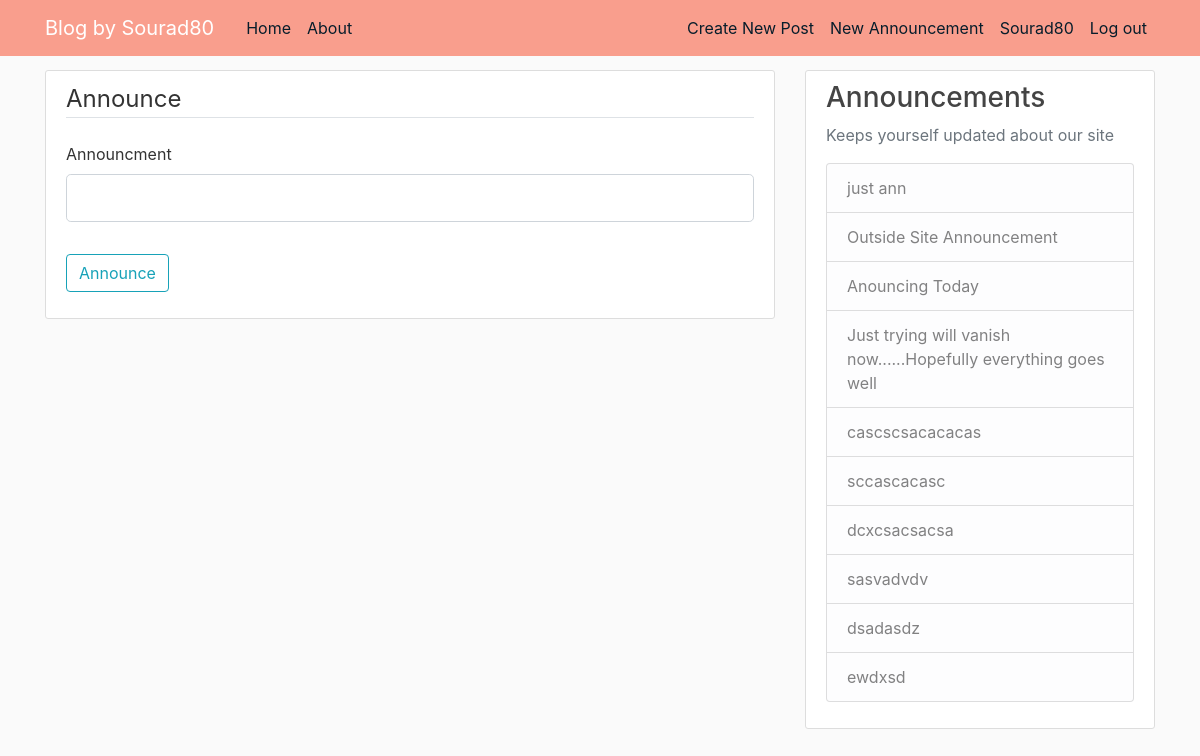
Screenshot of /announcment (signed in) with the database file from the repository.
### app/models.py (models this page shows, shortened)
class User(db.Model, UserMixin):
    id = db.Column(db.Integer, primary_key=True)
    username = db.Column(db.String(20), unique=True, nullable=False)
    email = db.Column(db.String(120), unique=True, nullable=False)
    image_file = db.Column(db.String(20), nullable=False, default='default.jpg')
    password = db.Column(db.String(60), nullable=False)
    posts = db.relationship('Post', backref='author', lazy=True)

class Announcments(db.Model):
    id = db.Column(db.Integer, primary_key=True)
    title = db.Column(db.String(100), nullable=False)
    date_posted = db.Column(db.DateTime, nullable=False, default=datetime.utcnow)

### app/main/routes.py (the view)
@main.route('/announcment',methods=['POST','GET'])
@login_required
def announcment():
    if current_user.username == "Sourad80":
        form = Announcment()
        if form.validate_on_submit():
            announcment = Announcments(title = form.title.data)
            db.session.add(announcment)
            db.session.commit()
            flash(f'Announced', 'success')
            return redirect(url_for('main.home'))
        return render_template("announcment.html",title = "Announce", form = form, announcements = Announcments.query.order_by(Announcments.date_posted.desc()).paginate(page=1, per_page=10))
    flash(f'You are not a site admin!', 'danger')
    return redirect(url_for('main.home'))

### app/main/forms.py
class Announcment(Form):
    title = StringField('Announcment',validators=[DataRequired(),Length(min = 2,max = 100)])
    submit = SubmitField('Announce')

### app/models.py (called while the page is built)
@login_manager.user_loader
def load_user(user_id):
    return User.query.get(int(user_id))

### app/templates/announcment.html (shortened to what this page needs)
{% extends "layout.html" %}
{% block content %}
    <div class="content-section">
        <form method="POST" action="">
            <fieldset class="form-group">
                <legend class="border-bottom mb-4">Announce</legend>
                <div class="form-group">
                    {{ form.title.label(class="form-control-label") }}
                    {% if form.title.errors %}
                        {{ form.title(class="form-control form-control-lg is-invalid") }}
                        <div class="invalid-feedback">
                            {% for error in form.title.errors %}
                                <span>{{ error }}</span>
                            {% endfor %}
                        </div>
                    {% else %}
                        {{ form.title(class="form-control form-control-lg") }}
                    {% endif %}
                </div>
            </fieldset>
                <div class = "form-group">
                    {{ form.submit(class = "btn btn-outline-info") }}
                </div>
        </form>
    </div>
{% endblock content %}

### app/templates/layout.html (shortened to what this page needs)
<!DOCTYPE html>
<html lang="en">
<head>
    <link rel="stylesheet" href="https://maxcdn.bootstrapcdn.com/bootstrap/4.0.0/css/bootstrap.min.css">
    <link rel="stylesheet" href="{{ url_for('static', filename='main.css') }}">
</head>
<body>
  <header class = "site-header">
    <nav class="navbar navbar-expand-md navbar-dark bg-steel fixed-top">
      <div class="container">
        <a class="navbar-brand mr-4" href="/">Blog by Sourad80</a>
        <div class="collapse navbar-collapse" id="navbarToggle">
          <div class="navbar-nav mr-auto">
            <a class="nav-item nav-link" href="{{ url_for('main.home') }}">Home</a>
            <a class="nav-item nav-link" href="{{ url_for('main.about') }}">About</a>
          </div>
          <div class="navbar-nav">
            {% if current_user.is_authenticated %}
              <a class="nav-item nav-link" href="{{ url_for('posts.post_new') }}">Create New Post</a>
              {% if current_user.username == 'Sourad80' %}
                <a class="nav-item nav-link" href="{{ url_for('main.announcment') }}">New Announcement</a>
              {% endif %}
              <a class="nav-item nav-link" href="{{ url_for('users.account') }}">{{ current_user.username }}</a>
              <a class="nav-item nav-link" href="{{ url_for('users.logout') }}">Log out</a>
            {% else %}
              <a class="nav-item nav-link" href="{{ url_for('users.login') }}">Login</a>
              <a class="nav-item nav-link" href="{{ url_for('users.register') }}">Register</a>
            {% endif %}
          </div>
        </div>
      </div>
    </nav>
    </header>
      <main role="main" class="container" style="padding-top: 70px;">
        <div class="row">
          <div class="col-md-8">
            {% block content %}{% endblock %}
          </div>
          <div class="col-md-4">
            <div class="content-section">
              <h3>Announcements</h3>
              <p class='text-muted'>Keeps yourself updated about our site
                <ul class="list-group">
                  {% for announcment in announcements.items %}
                    <li class="list-group-item list-group-item-light">{{ announcment.title }}</li>
                  {% endfor %}
                </ul>
              </p>
            </div>
          </div>
        </div>
      </main>
  </body>
  </html>

### app/static/main.css (style rules this page uses)
body { background: #fafafa; color: #333333; }
h1, h2, h3, h4, h5, h6 { color: #444444; }
.bg-steel { background-color: #fa8c78d5; }
.site-header .navbar-nav .nav-link { color: #071d2b; }
.content-section { background: #ffffff; padding: 10px 20px; border: 1px solid #dddddd; border-radius: 3px; margin-bottom: 20px; }

### rows the page displays
User: username "Sourad80"
Announcments: title "just ann"
Announcments: title "Outside Site Announcement"
Announcments: title "Anouncing Today"
Announcments: title "Just trying will vanish now......Hopefully everything goes well"
Announcments: title "cascscsacacacas"
Announcments: title "sccascacasc"
Announcments: title "dcxcsacsacsa"
Announcments: title "sasvadvdv"
Announcments: title "dsadasdz"
Announcments: title "ewdxsd"
